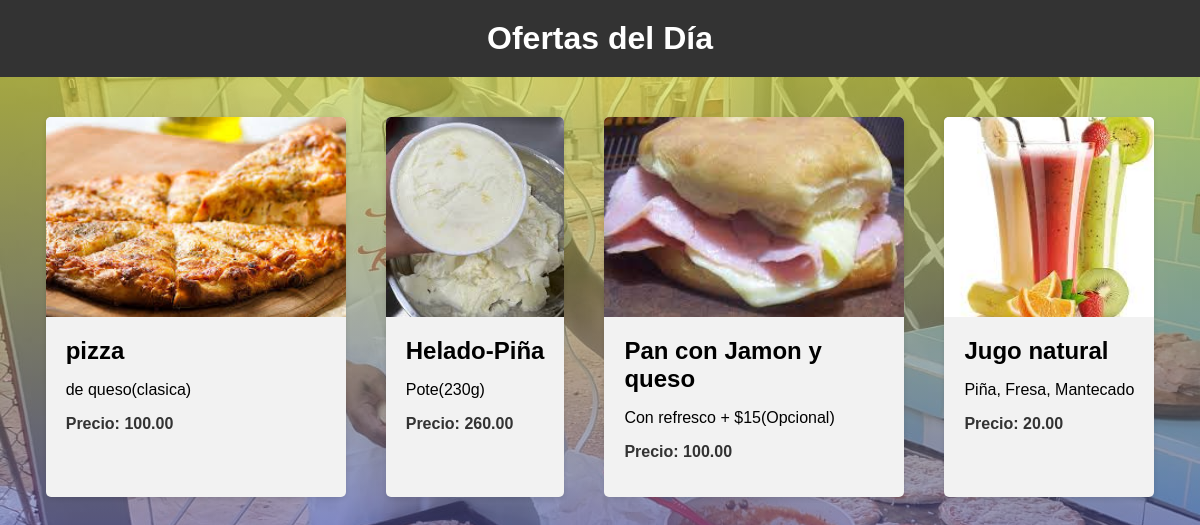
Page /s_diurno/dia/ on the committed database.
### s_diurno/models.py (models this page shows, shortened)
class OfrtDia(models.Model):
    nombre = models.CharField(max_length=100)
    descripcion = models.TextField()
    presio = models.DecimalField(max_digits=8, decimal_places=2)
    imagen = models.ImageField(upload_to='ofertas/', null=True, blank=True)

### s_diurno/views.py (the view)
# urls.py: path('dia/',views.dia_list,name='dia'),
def dia_list(request):
    ofertas = OfrtDia.objects.all()
    return render(request, 'ofrt_dia_list.html', {'ofertas': ofertas})

### s_diurno/templates/ofrt_dia_list.html (shortened to what this page needs)
{% load static %}
<!DOCTYPE html>
<html lang="es">
<head>
</head>
<body>
    <header>
        <h1>Ofertas del Día</h1>
    </header>
    <div class="container">
        {% for oferta in ofertas %}
        <div class="oferta">
            {% if oferta.imagen %}
            <div class="imagen">
                <img src="{{ oferta.imagen.url }}" alt="{{ oferta.nombre }}">
            </div>
            {% endif %}
            <div class="contenido">
                <h2>{{ oferta.nombre }}</h2>
                <p>{{ oferta.descripcion }}</p>
                <p class="precio">Precio: {{ oferta.presio }}</p>
            </div>
        </div>
        {% empty %}
        <p>No hay ofertas disponibles en este momento.</p>
        {% endfor %}
    </div>
</body>
</html>

### rows in the picture
OfrtDia: imagen (picture), nombre "pizza", descripcion "de queso(clasica)", presio "100.00"
OfrtDia: imagen (picture), nombre "Helado-Piña", descripcion "Pote(230g)", presio "260.00"
OfrtDia: imagen (picture), nombre "Pan con Jamon y queso", descripcion "Con refresco + $15(Opcional)", presio "100.00"
OfrtDia: imagen (picture), nombre "Jugo natural", descripcion "Piña, Fresa, Mantecado", presio "20.00"
